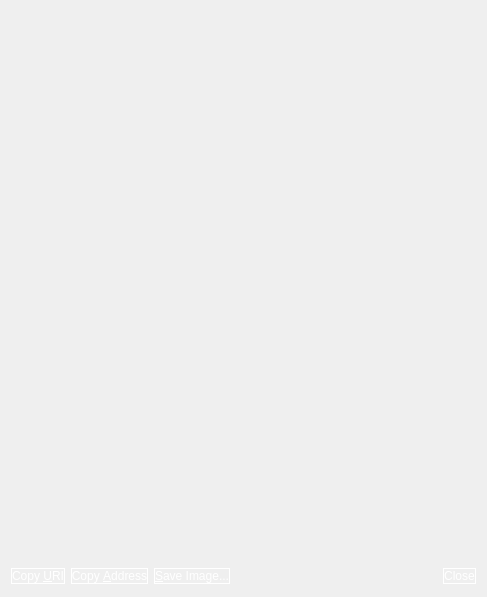
<?xml version="1.0" encoding="UTF-8"?>
<ui version="4.0">
 <class>ReceiveRequestDialog</class>
 <widget class="QDialog" name="ReceiveRequestDialog">
  <property name="geometry">
   <rect>
    <x>0</x>
    <y>0</y>
    <width>487</width>
    <height>597</height>
   </rect>
  </property>
  <layout class="QVBoxLayout" name="verticalLayout_3">
   <item>
    <widget class="QRImageWidget" name="lblQRCode">
     <property name="sizePolicy">
      <sizepolicy hsizetype="Expanding" vsizetype="Fixed">
       <horstretch>0</horstretch>
       <verstretch>0</verstretch>
      </sizepolicy>
     </property>
     <property name="minimumSize">
      <size>
       <width>300</width>
       <height>300</height>
      </size>
     </property>
     <property name="toolTip">
      <string>QR Code</string>
     </property>
     <property name="textFormat">
      <enum>Qt::PlainText</enum>
     </property>
     <property name="alignment">
      <set>Qt::AlignCenter</set>
     </property>
     <property name="wordWrap">
      <bool>true</bool>
     </property>
    </widget>
   </item>
   <item>
    <widget class="QTextEdit" name="outUri">
     <property name="sizePolicy">
      <sizepolicy hsizetype="Expanding" vsizetype="Expanding">
       <horstretch>0</horstretch>
       <verstretch>0</verstretch>
      </sizepolicy>
     </property>
     <property name="minimumSize">
      <size>
       <width>0</width>
       <height>50</height>
      </size>
     </property>
     <property name="styleSheet">
      <string notr="true">color: rgb(255, 255, 255);background:transparent; </string>
     </property>
     <property name="frameShape">
      <enum>QFrame::NoFrame</enum>
     </property>
     <property name="frameShadow">
      <enum>QFrame::Plain</enum>
     </property>
     <property name="tabChangesFocus">
      <bool>true</bool>
     </property>
     <property name="textInteractionFlags">
      <set>Qt::TextSelectableByKeyboard|Qt::TextSelectableByMouse</set>
     </property>
    </widget>
   </item>
   <item>
    <layout class="QHBoxLayout" name="horizontalLayout">
     <item>
      <widget class="QPushButton" name="btnCopyURI">
       <property name="styleSheet">
        <string notr="true">border: 1px solid white; color: rgb(255, 255, 255);background:transparent; </string>
       </property>
       <property name="text">
        <string>Copy &amp;URI</string>
       </property>
       <property name="autoDefault">
        <bool>false</bool>
       </property>
      </widget>
     </item>
     <item>
      <widget class="QPushButton" name="btnCopyAddress">
       <property name="styleSheet">
        <string notr="true">border: 1px solid white; color: rgb(255, 255, 255);background:transparent; </string>
       </property>
       <property name="text">
        <string>Copy &amp;Address</string>
       </property>
       <property name="autoDefault">
        <bool>false</bool>
       </property>
      </widget>
     </item>
     <item>
      <widget class="QPushButton" name="btnSaveAs">
       <property name="styleSheet">
        <string notr="true">border: 1px solid white; color: rgb(255, 255, 255);background:transparent; </string>
       </property>
       <property name="text">
        <string>&amp;Save Image...</string>
       </property>
       <property name="autoDefault">
        <bool>false</bool>
       </property>
      </widget>
     </item>
     <item>
      <spacer name="horizontalSpacer_2">
       <property name="orientation">
        <enum>Qt::Horizontal</enum>
       </property>
       <property name="sizeHint" stdset="0">
        <size>
         <width>40</width>
         <height>20</height>
        </size>
       </property>
      </spacer>
     </item>
     <item>
      <widget class="QDialogButtonBox" name="buttonBox">
       <property name="styleSheet">
        <string notr="true">border: 1px solid white; color: rgb(255, 255, 255);background:transparent; </string>
       </property>
       <property name="standardButtons">
        <set>QDialogButtonBox::Close</set>
       </property>
      </widget>
     </item>
    </layout>
   </item>
  </layout>
 </widget>
 <customwidgets>
  <customwidget>
   <class>QRImageWidget</class>
   <extends>QLabel</extends>
   <header>receiverequestdialog.h</header>
  </customwidget>
 </customwidgets>
 <resources/>
 <connections>
  <connection>
   <sender>buttonBox</sender>
   <signal>rejected()</signal>
   <receiver>ReceiveRequestDialog</receiver>
   <slot>reject()</slot>
   <hints>
    <hint type="sourcelabel">
     <x>452</x>
     <y>573</y>
    </hint>
    <hint type="destinationlabel">
     <x>243</x>
     <y>298</y>
    </hint>
   </hints>
  </connection>
  <connection>
   <sender>buttonBox</sender>
   <signal>accepted()</signal>
   <receiver>ReceiveRequestDialog</receiver>
   <slot>accept()</slot>
   <hints>
    <hint type="sourcelabel">
     <x>452</x>
     <y>573</y>
    </hint>
    <hint type="destinationlabel">
     <x>243</x>
     <y>298</y>
    </hint>
   </hints>
  </connection>
 </connections>
</ui>
